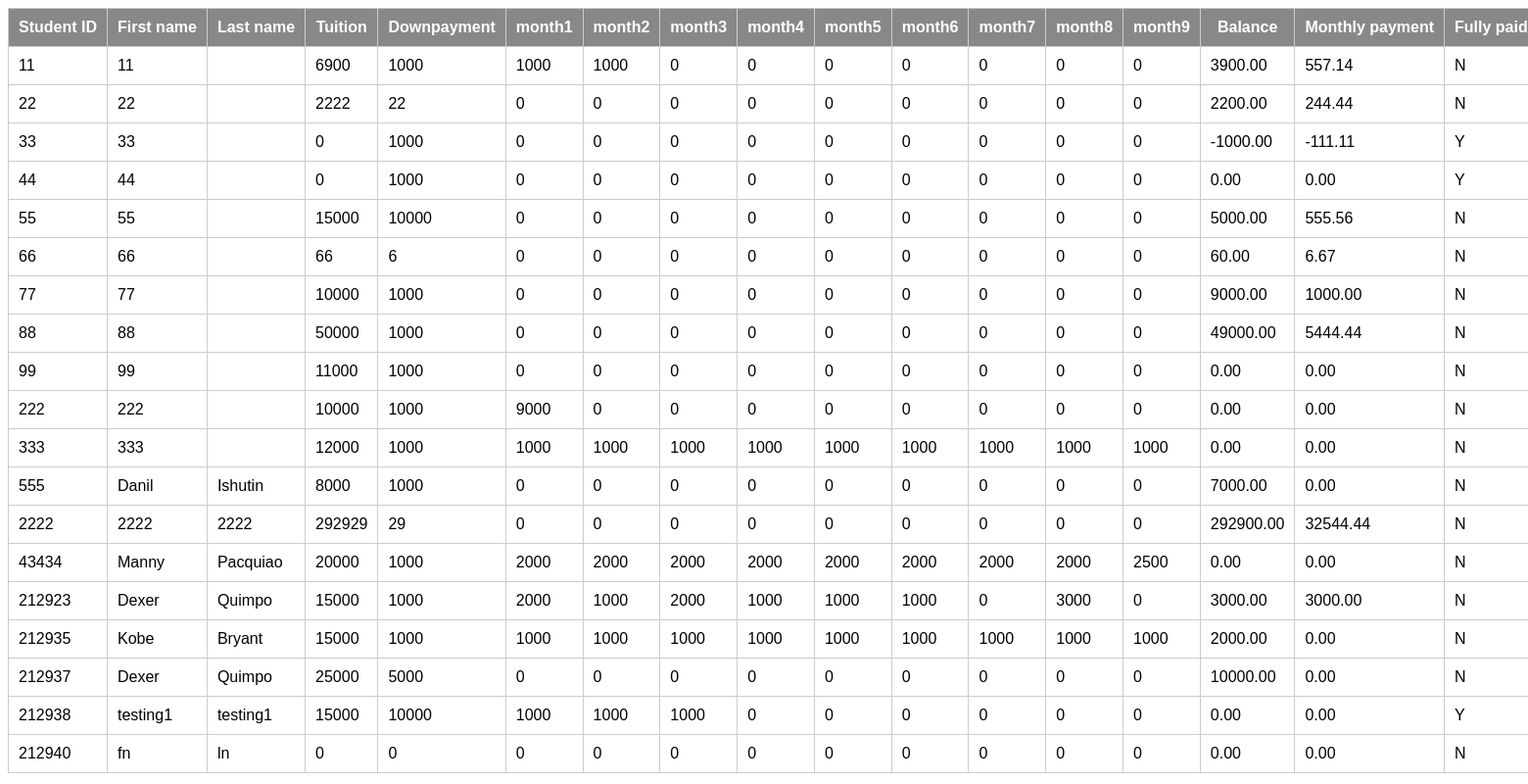
The page /keyupbal.php on the database its author committed.
### tables this page shows
CREATE TABLE `accounts` (
  `student_id` int(11) NOT NULL,
  `first_name` varchar(45) DEFAULT NULL,
  `last_name` varchar(45) DEFAULT NULL,
  `prelim` int(11) DEFAULT NULL,
  `midterm` int(11) DEFAULT NULL,
  `final` int(11) DEFAULT NULL,
  `total_tuition` int(11) DEFAULT '0',
  `downpayment` int(11) DEFAULT '0',
  `month1` int(11) DEFAULT '0',
  `month2` int(11) DEFAULT '0',
  `month3` int(11) DEFAULT '0',
  `month4` int(11) DEFAULT '0',
  `month5` int(11) DEFAULT '0',
  `month6` int(11) DEFAULT '0',
  `month7` int(11) DEFAULT '0',
  `month8` int(11) DEFAULT '0',
  `month9` int(11) DEFAULT '0',
  `balance` decimal(11,2) DEFAULT '0.00',
  `total_payment` decimal(11,2) DEFAULT '0.00',
  `monthly_payment` decimal(11,2) DEFAULT '0.00',
  `late_payer` varchar(45) DEFAULT 'N',
  `late_payment1` int(11) DEFAULT '0',
  `late_payment2` int(11) DEFAULT '0',
  `late_payment3` int(11) DEFAULT '0',
  `late_payment4` int(11) DEFAULT '0',
  `late_payment5` int(11) DEFAULT '0',
  `fully_paid` varchar(45) DEFAULT 'N',
  PRIMARY KEY (`student_id`)
);

### fetch-bal3.php (called while the page is built, shortened)
<?php
	if(isset($_POST["submit"]) and $_POST["DoesNotMatter1"] == "N" and $_POST["DoesNotMatter2"] == "tuition")
	{
	$search = $_POST["search_text"];
	$searchz = $_POST["search_textz"];
	$searchx = $_POST["search_textx"];
	if ($searchz != "" and $searchx != "") {
	$results = "
	SELECT student_id, first_name, last_name, month1, month2, month3, month4, month5, month6, month7, month8, month9, total_tuition, downpayment, total_payment, balance, monthly_payment, late_payer, fully_paid, tag, user_id FROM birthright_db.accounts, birthright_db.login where user_id = student_id and verified='1' and tag = '2'
	";
	}
	else if ($searchx == "") {
	$results = "
	SELECT student_id, first_name, last_name, month1, month2, month3, month4, month5, month6, month7, month8, month9, total_tuition, downpayment, total_payment, balance, monthly_payment, late_payer, fully_paid, tag, user_id FROM birthright_db.accounts, birthright_db.login where user_id = student_id and verified='1' and tag = '2'
	and total_tuition >= '".$searchz."'
	";
	}
	else if ($searchz == "") {
	$results = "
	SELECT student_id, first_name, last_name, month1, month2, month3, month4, month5, month6, month7, month8, month9, total_tuition, downpayment, total_payment, balance, monthly_payment, late_payer, fully_paid, tag, user_id FROM birthright_db.accounts, birthright_db.login where user_id = student_id and verified='1' and tag = '2'
	and total_tuition <= '".$searchx."'
	";
	}
	}
	else
	{
		$results = "SELECT student_id, first_name, last_name, month1, month2, month3, month4, month5, month6, month7, month8, month9, total_tuition, downpayment, total_payment, balance, monthly_payment, late_payer, fully_paid, tag, user_id FROM birthright_db.accounts, birthright_db.login where user_id = student_id and verified='1' and tag = '2'";
	}
?>

### output.php (the view, shortened to what this page needs)
<?php
	$output .= '<table class="table sticky">';
	if ($_POST["DoesNotMatter2"] == "tuition"){
	$output .= '
		<thead>
		<tr>
			<th>Student&nbspID</th>
			<th>First&nbspname</th>
			<th>Last&nbspname</th>
			<th>Tuition</th>
			<th>Fully&nbsppaid</th>
			<th>Late&nbsppayer</th>
			<th colspan="2">Action</th>
		</tr>
		<thead>
	';
	while($row = mysqli_fetch_array($result))
	{
	include('calculation.php');
	$button = '<div>
			<a class = "edit_btn" href="studentbalprofile.php?edit='.$row['student_id'].'">Edit</a>
			 </div>';
		$output .= '
			<tbody>
			<tr>
				<td>'.$row["student_id"].'</td>
				<td>'.$row["first_name"].'</td>
				<td>'.$row["last_name"].'</td>
				<td>'.$row["total_tuition"].'</td>
				<td>'.$row["fully_paid"].'</td>
				<td>'.$row["late_payer"].'</td>
				<td>'.$button.'</td>
			</tr>
			</tbody>
		'
		;
	}
	}
	else {
	$output .= '
		<thead>
		<tr>
			<th>Student&nbspID</th>
			<th>First&nbspname</th>
			<th>Last&nbspname</th>
			<th>Tuition</th>
			<th>Downpayment</th>
			<th>month1</th>
			<th>month2</th>
			<th>month3</th>
			<th>month4</th>
			<th>month5</th>
			<th>month6</th>
			<th>month7</th>
			<th>month8</th>
			<th>month9</th>
			<th>Balance</th>
			<th>Monthly&nbsppayment</th>
			<th>Fully&nbsppaid</th>
			<th>Late&nbsppayer</th>
			<th colspan="2">Action</th>
		</tr>
		<thead>
	';
	while($row = mysqli_fetch_array($result))
	{
		$button = '<div>
					<a class = "edit_btn" href="studentbalprofile.php?edit='.$row['student_id'].'">Edit</a>
				  </div>';
		$output .= '
			<tbody>
			<tr>
				<td>'.$row["student_id"].'</td>
				<td>'.$row["first_name"].'</td>
				<td>'.$row["last_name"].'</td>
				<td>'.$row["total_tuition"].'</td>
				<td>'.$row["downpayment"].'</td>
				<td>'.$row["month1"].'</td>
				<td>'.$row["month2"].'</td>
				<td>'.$row["month3"].'</td>
				<td>'.$row["month4"].'</td>
				<td>'.$row["month5"].'</td>
				<td>'.$row["month6"].'</td>
				<td>'.$row["month7"].'</td>
				<td>'.$row["month8"].'</td>
				<td>'.$row["month9"].'</td>
				<td>'.$row["balance"].'</td>
				<td>'.$row["monthly_payment"].'</td>
				<td>'.$row["fully_paid"].'</td>
				<td>'.$row["late_payer"].'</td>
				<td>'.$button.'</td>
			</tr>
			</tbody>
		'
		;
	}
	}
	$output .= '</table>';
	echo $output;
?>

### keyupbal.php (style rules this page uses)
.table { font-family: sans-serif; border-collapse: collapse; font-size: 16px; background-color:white; }
.table th, .table td { padding: 10px; border: 1px solid #cccccc; background-color:white; }
.table th { background: #888888; color: #ffffff; }
.table.sticky th { position: sticky; top: 0; }

### rows shown on the page
accounts: student_id "11", first_name "11", total_tuition "6900", downpayment "1000", month1 "1000", month2 "1000", month3 "0", month4 "0", month5 "0", month6 "0", month7 "0", month8 "0", month9 "0", balance "3900.00", monthly_payment "557.14", fully_paid "N"
accounts: student_id "22", first_name "22", total_tuition "2222", downpayment "22", month1 "0", month2 "0", month3 "0", month4 "0", month5 "0", month6 "0", month7 "0", month8 "0", month9 "0", balance "2200.00", monthly_payment "244.44", fully_paid "N"
accounts: student_id "33", first_name "33", total_tuition "0", downpayment "1000", month1 "0", month2 "0", month3 "0", month4 "0", month5 "0", month6 "0", month7 "0", month8 "0", month9 "0", balance "-1000.00", monthly_payment "-111.11", fully_paid "Y"
accounts: student_id "44", first_name "44", total_tuition "0", downpayment "1000", month1 "0", month2 "0", month3 "0", month4 "0", month5 "0", month6 "0", month7 "0", month8 "0", month9 "0", balance "0.00", monthly_payment "0.00", fully_paid "Y"
accounts: student_id "55", first_name "55", total_tuition "15000", downpayment "10000", month1 "0", month2 "0", month3 "0", month4 "0", month5 "0", month6 "0", month7 "0", month8 "0", month9 "0", balance "5000.00", monthly_payment "555.56", fully_paid "N"
accounts: student_id "66", first_name "66", total_tuition "66", downpayment "6", month1 "0", month2 "0", month3 "0", month4 "0", month5 "0", month6 "0", month7 "0", month8 "0", month9 "0", balance "60.00", monthly_payment "6.67", fully_paid "N"
accounts: student_id "77", first_name "77", total_tuition "10000", downpayment "1000", month1 "0", month2 "0", month3 "0", month4 "0", month5 "0", month6 "0", month7 "0", month8 "0", month9 "0", balance "9000.00", monthly_payment "1000.00", fully_paid "N"
accounts: student_id "88", first_name "88", total_tuition "50000", downpayment "1000", month1 "0", month2 "0", month3 "0", month4 "0", month5 "0", month6 "0", month7 "0", month8 "0", month9 "0", balance "49000.00", monthly_payment "5444.44", fully_paid "N"
accounts: student_id "99", first_name "99", total_tuition "11000", downpayment "1000", month1 "0", month2 "0", month3 "0", month4 "0", month5 "0", month6 "0", month7 "0", month8 "0", month9 "0", balance "0.00", monthly_payment "0.00", fully_paid "N"
accounts: student_id "222", first_name "222", total_tuition "10000", downpayment "1000", month1 "9000", month2 "0", month3 "0", month4 "0", month5 "0", month6 "0", month7 "0", month8 "0", month9 "0", balance "0.00", monthly_payment "0.00", fully_paid "N"
accounts: student_id "333", first_name "333", total_tuition "12000", downpayment "1000", month1 "1000", month2 "1000", month3 "1000", month4 "1000", month5 "1000", month6 "1000", month7 "1000", month8 "1000", month9 "1000", balance "0.00", monthly_payment "0.00", fully_paid "N"
accounts: student_id "555", first_name "Danil", last_name "Ishutin", total_tuition "8000", downpayment "1000", month1 "0", month2 "0", month3 "0", month4 "0", month5 "0", month6 "0", month7 "0", month8 "0", month9 "0", balance "7000.00", monthly_payment "0.00", fully_paid "N"
accounts: student_id "2222", first_name "2222", last_name "2222", total_tuition "292929", downpayment "29", month1 "0", month2 "0", month3 "0", month4 "0", month5 "0", month6 "0", month7 "0", month8 "0", month9 "0", balance "292900.00", monthly_payment "32544.44", fully_paid "N"
accounts: student_id "43434", first_name "Manny", last_name "Pacquiao", total_tuition "20000", downpayment "1000", month1 "2000", month2 "2000", month3 "2000", month4 "2000", month5 "2000", month6 "2000", month7 "2000", month8 "2000", month9 "2500", balance "0.00", monthly_payment "0.00", fully_paid "N"
accounts: student_id "212923", first_name "Dexer", last_name "Quimpo", total_tuition "15000", downpayment "1000", month1 "2000", month2 "1000", month3 "2000", month4 "1000", month5 "1000", month6 "1000", month7 "0", month8 "3000", month9 "0", balance "3000.00", monthly_payment "3000.00", fully_paid "N"
accounts: student_id "212935", first_name "Kobe", last_name "Bryant", total_tuition "15000", downpayment "1000", month1 "1000", month2 "1000", month3 "1000", month4 "1000", month5 "1000", month6 "1000", month7 "1000", month8 "1000", month9 "1000", balance "2000.00", monthly_payment "0.00", fully_paid "N"
accounts: student_id "212937", first_name "Dexer", last_name "Quimpo", total_tuition "25000", downpayment "5000", month1 "0", month2 "0", month3 "0", month4 "0", month5 "0", month6 "0", month7 "0", month8 "0", month9 "0", balance "10000.00", monthly_payment "0.00", fully_paid "N"
accounts: student_id "212938", first_name "testing1", last_name "testing1", total_tuition "15000", downpayment "10000", month1 "1000", month2 "1000", month3 "1000", month4 "0", month5 "0", month6 "0", month7 "0", month8 "0", month9 "0", balance "0.00", monthly_payment "0.00", fully_paid "Y"
accounts: student_id "212940", first_name "fn", last_name "ln", total_tuition "0", downpayment "0", month1 "0", month2 "0", month3 "0", month4 "0", month5 "0", month6 "0", month7 "0", month8 "0", month9 "0", balance "0.00", monthly_payment "0.00", fully_paid "N"
